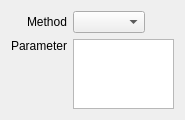
<?xml version="1.0" encoding="UTF-8"?>
<ui version="4.0">
<comment> Copyright (C) 2011 - 2015 by Pedro Mendes, Virginia Tech Intellectual </comment>
<comment> Properties, Inc., University of Heidelberg, and The University </comment>
<comment> of Manchester. </comment>
<comment> All rights reserved. </comment>

 <comment> All rights reserved. </comment>
 <class>CQTaskMethodWidget</class>
 <widget class="QWidget" name="CQTaskMethodWidget">
  <property name="geometry">
   <rect>
    <x>0</x>
    <y>0</y>
    <width>185</width>
    <height>112</height>
   </rect>
  </property>
  <property name="sizePolicy">
   <sizepolicy hsizetype="Preferred" vsizetype="Preferred">
    <horstretch>0</horstretch>
    <verstretch>1</verstretch>
   </sizepolicy>
  </property>
  <property name="windowTitle">
   <string>Form</string>
  </property>
  <layout class="QGridLayout" name="gridLayout">
   <item row="0" column="0">
    <widget class="QLabel" name="mpLblMethod">
     <property name="text">
      <string>Method</string>
     </property>
     <property name="alignment">
      <set>Qt::AlignRight|Qt::AlignTrailing|Qt::AlignVCenter</set>
     </property>
    </widget>
   </item>
   <item row="0" column="1">
    <widget class="QComboBox" name="mpBoxMethod"/>
   </item>
   <item row="0" column="2">
    <spacer name="horizontalSpacer">
     <property name="orientation">
      <enum>Qt::Horizontal</enum>
     </property>
     <property name="sizeHint" stdset="0">
      <size>
       <width>55</width>
       <height>20</height>
      </size>
     </property>
    </spacer>
   </item>
   <item row="1" column="0">
    <widget class="QLabel" name="mpLblParameter">
     <property name="text">
      <string>Parameter</string>
     </property>
     <property name="alignment">
      <set>Qt::AlignRight|Qt::AlignTop|Qt::AlignTrailing</set>
     </property>
    </widget>
   </item>
   <item row="1" column="1" colspan="2">
    <widget class="QTreeView" name="mpParameterView">
     <property name="editTriggers">
      <set>QAbstractItemView::AllEditTriggers</set>
     </property>
    </widget>
   </item>
  </layout>
 </widget>
 <resources/>
 <connections/>
</ui>
